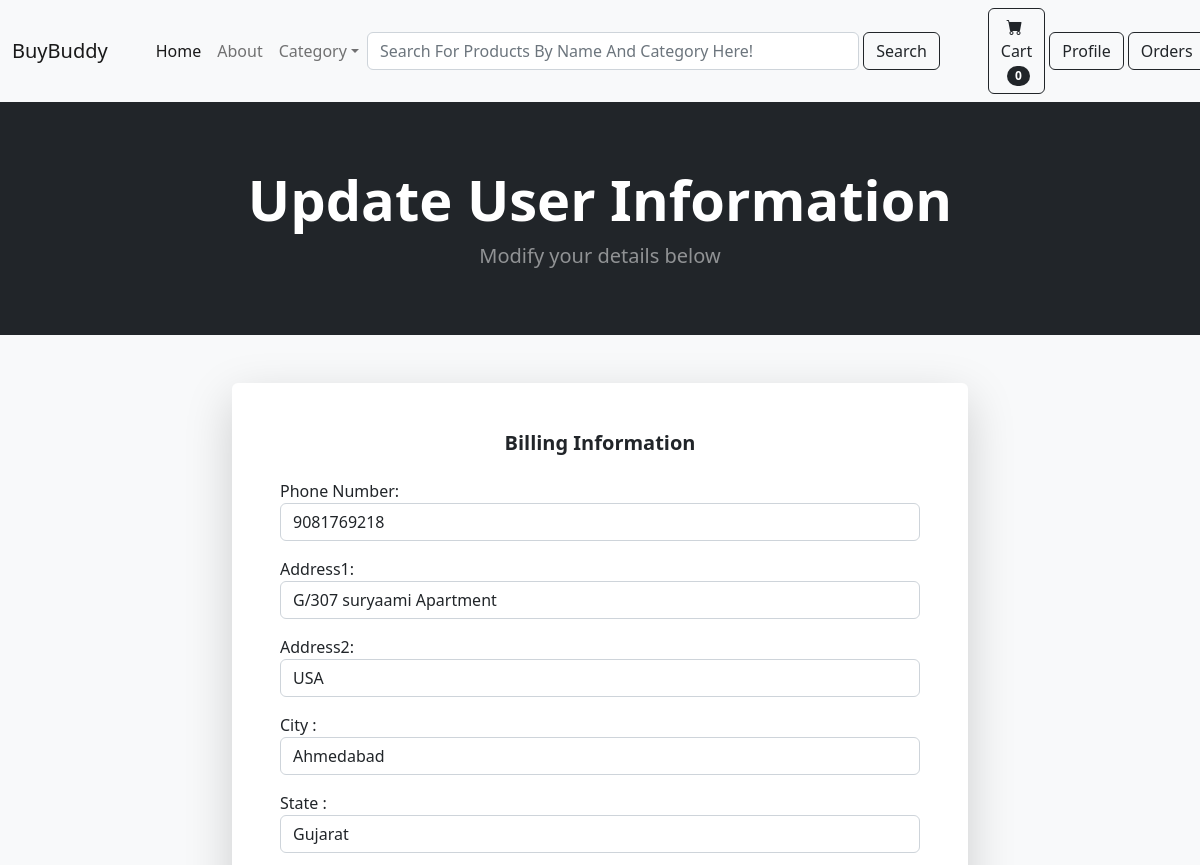
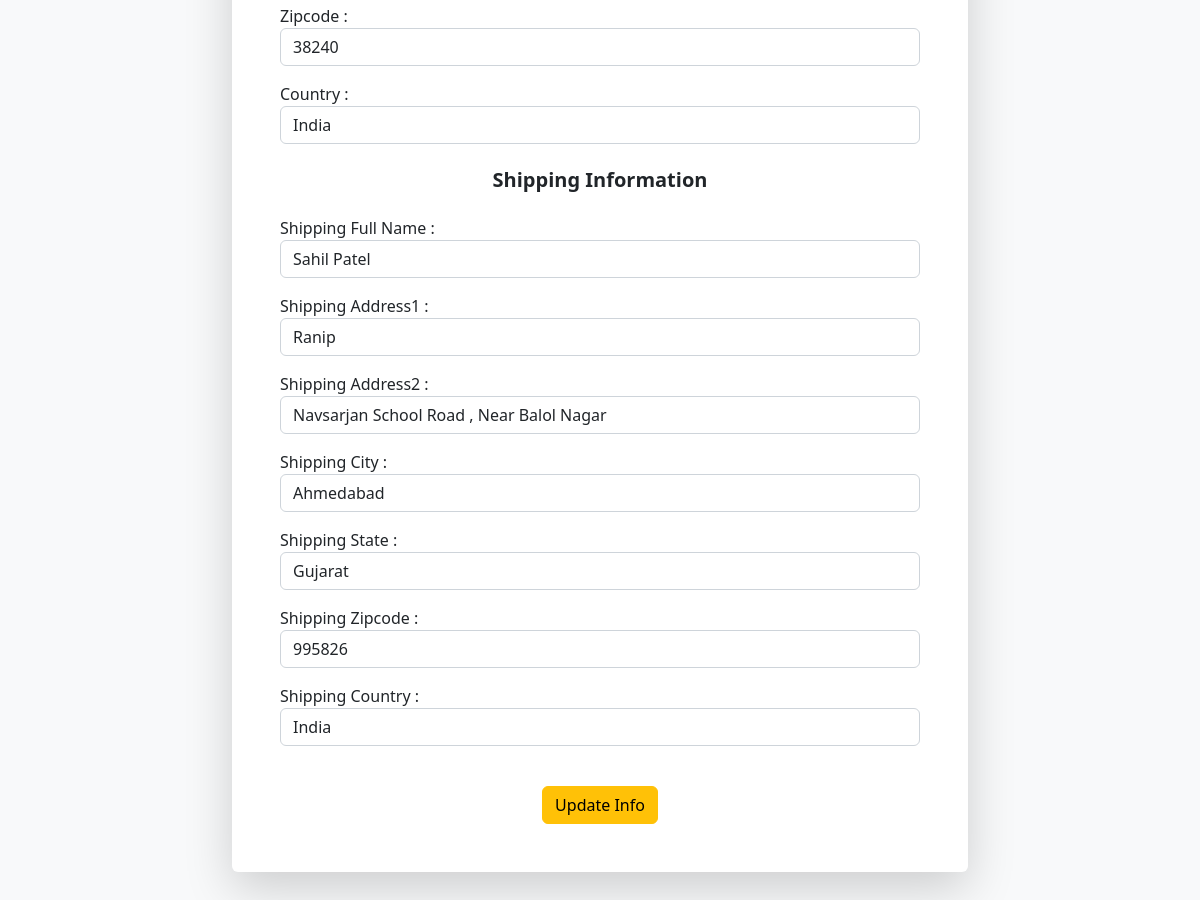
The page /update_info/ (signed in) on the database its author committed (2 pictures, top to bottom).
### shop/models.py (models this page shows, shortened)
class CustomerProfile(models.Model):
    user = models.OneToOneField(User, on_delete=models.CASCADE)
    date_modified = models.DateTimeField(User, auto_now=True)
    phone = models.CharField(max_length=15, blank=True)
    address1 = models.CharField(max_length=255, blank=True)
    address2 = models.CharField(max_length=255, blank=True)
    city = models.CharField(max_length=255, blank=True)
    state = models.CharField(max_length=255, blank=True)
    zipcode = models.CharField(max_length=255, blank=True)
    country = models.CharField(max_length=255, blank=True)
    old_cart = models.CharField(max_length=255, blank=True, null=True)

### payment/models.py (models this page shows, shortened)
class ShippingAddress(models.Model):
    user = models.ForeignKey(User, on_delete=models.CASCADE, null=True, blank=True)
    shipping_full_name = models.CharField(max_length=255)
    shipping_email = models.EmailField(max_length=255)
    shipping_address1 = models.CharField(max_length=255)
    shipping_address2 = models.CharField(max_length=255, blank=True, null=True)
    shipping_city = models.CharField(max_length=255)
    shipping_state = models.CharField(max_length=255, null=True, blank=True)
    shipping_zipcode = models.CharField(max_length=255, null=True, blank=True)
    shipping_country = models.CharField(max_length=255)
    class Meta:
        verbose_name_plural = "Shipping Addresses"

### shop/views.py (the view)
# urls.py: path('update_info/', views.update_info, name='update_info'),
def update_info(request):
	if request.user.is_authenticated:
		current_user = CustomerProfile.objects.get(user__id=request.user.id)
		shipping_user = ShippingAddress.objects.get(user__id=request.user.id)
		form = UserInfoForm(request.POST or None, instance=current_user)
		shipping_form = ShippingAddressForm(request.POST or None, instance=shipping_user)
		if form.is_valid() or shipping_form.is_valid():
			form.save()
			shipping_form.save()
			messages.success(request, "Your Info Has Been Updated!!")
			return redirect('home')
		return render(request, "update_info.html", {'form':form, 'shipping_form':shipping_form})
	else:
		messages.success(request, "You Must Be Logged In To Access That Page!!")
		return redirect('home')

### shop/forms.py
class UserInfoForm(forms.ModelForm):
	phone = forms.CharField(label="Phone Number:", widget=forms.TextInput(attrs={'class':'form-control', 'placeholder':'Phone'}), required=False)
	address1 = forms.CharField(label="Address1", widget=forms.TextInput(attrs={'class':'form-control', 'placeholder':'Address 1'}), required=False)
	address2 = forms.CharField(label="Address2", widget=forms.TextInput(attrs={'class':'form-control', 'placeholder':'Address 2'}), required=False)
	city = forms.CharField(label="City :", widget=forms.TextInput(attrs={'class':'form-control', 'placeholder':'City'}), required=False)
	state = forms.CharField(label="State :", widget=forms.TextInput(attrs={'class':'form-control', 'placeholder':'State'}), required=False)
	zipcode = forms.CharField(label="Zipcode :", widget=forms.TextInput(attrs={'class':'form-control', 'placeholder':'Zipcode'}), required=False)
	country = forms.CharField(label="Country :", widget=forms.TextInput(attrs={'class':'form-control', 'placeholder':'Country'}), required=False)
	class Meta:
		model = CustomerProfile
		fields = ('phone', 'address1', 'address2', 'city', 'state', 'zipcode', 'country', )

### cart/cart.py (called while the page is built)
    def __len__(self):
        return len(self.cart)

### cart/context_processors.py (called while the page is built)
def cart(request):
    return {'cart': Cart(request)}

### shop/templates/update_info.html (shortened to what this page needs)
{% extends 'base.html' %}
{% block content %}
<header class="bg-dark py-3">
    <div class="container px-4 px-lg-5 my-5 text-center text-white">
        <h1 class="display-4 fw-bolder">Update User Information</h1>
        <p class="lead fw-normal text-white-50 mb-0">Modify your details below</p>
    </div>
</header>
<div class="container my-5">
    <div class="row justify-content-center">
        <div class="col-md-10 col-lg-8">
            <div class="card shadow-lg border-0 rounded-lg">
                <div class="card-body p-5">
                    <h5 class="card-title text-center mb-4">Billing Information </h5>
                    <form method="post" action="{% url 'update_info' %}">
                        <div class="mb-4">
                            {{ form.as_p }}
                        </div>
                        <h5 class="card-title text-center mb-4">Shipping Information</h5>
                        <div class="mb-4">
                            {{ shipping_form.as_p }}
                        </div>
                        <div class="text-center">
                            <button type="submit" class="btn btn-warning mt-3">Update Info</button>
                        </div>
                    </form>
                </div>
            </div>
        </div>
    </div>
</div>
{% endblock %}

### shop/templates/update_info.html (style rules this page uses)
body { background-color: #f8f9fa; }
.card { border: none; }
.card-title { font-weight: 600; }

### rows shown on the page
CustomerProfile: phone "9081769218", address1 "G/307 suryaami Apartment", address2 "USA", city "Ahmedabad", state "Gujarat", zipcode "38240", country "India"
ShippingAddress: shipping_full_name "Sahil Patel", shipping_address1 "Ranip", shipping_address2 "Navsarjan School Road , Near Balol Nagar", shipping_city "Ahmedabad", shipping_state "Gujarat", shipping_zipcode "995826", shipping_country "India"

### other values the page prints
{{ cart|length }} "0"
